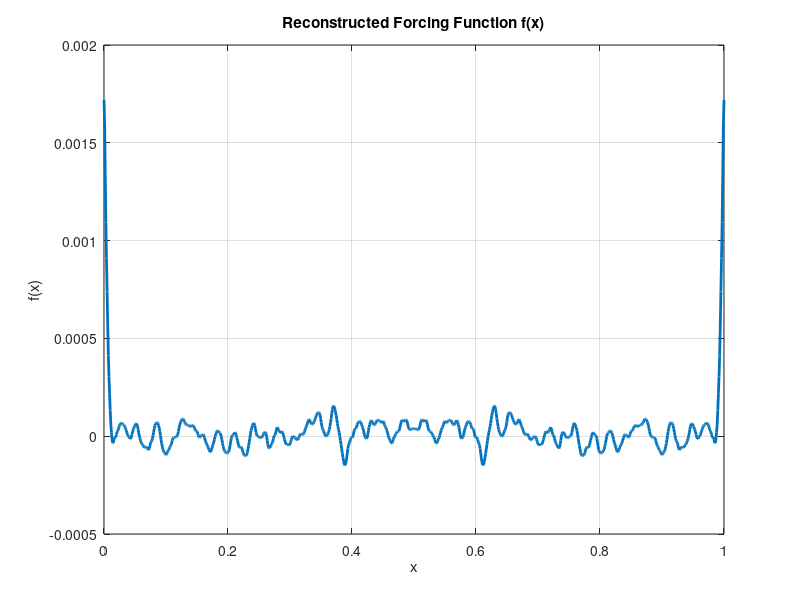

Source code (MATLAB):
% Number of Fourier modes (N modes)
N = 256;  % You can adjust N based on your desired resolution

% Length of the domain (periodicity)
L = 1;

% Fourier coefficients of u(x) (these are given or computed)
U = rand(2*N+1, 1);  % Example Fourier coefficients of u(x) (replace with your actual coefficients)

% Fourier coefficients of a(x) (the coefficient function a(x))
a_n = rand(2*N+1, 1);  % Example Fourier coefficients of a(x) (replace with your actual coefficients)

% Construct the diagonal matrix A
A = zeros(2*N+1, 2*N+1);  % Initialize the matrix A
for n = -N:N
    idx = n + N + 1;  % Mapping index from [-N, N] to [1, 2N+1]
    A(idx, idx) = ( (n * 2 * pi / L)^2 - a_n(idx) );
end

% Use GMRES to solve for the Fourier coefficients of f(x)
[F, flag] = gmres(@(x) A * x, U);

% Check if GMRES converged (flag = 0 means success)
if flag == 0
    disp('GMRES converged successfully.');
else
    disp(['GMRES did not converge. Flag: ', num2str(flag)]);
end

% Reconstruct the forcing function f(x) using the Fourier coefficients F
x = linspace(0, L, 1000);  % Define the x grid for plotting
f_x = zeros(size(x));  % Initialize the vector for f(x)

% Reconstruct f(x) from its Fourier series
for n = -N:N
    f_x = f_x + F(n + N + 1) * exp(1i * n * 2 * pi / L * x);
end

% Plot the resulting f(x)
figure;
plot(x, real(f_x), 'LineWidth', 2);
xlabel('x');
ylabel('f(x)');
title('Reconstructed Forcing Function f(x)');
grid on;
